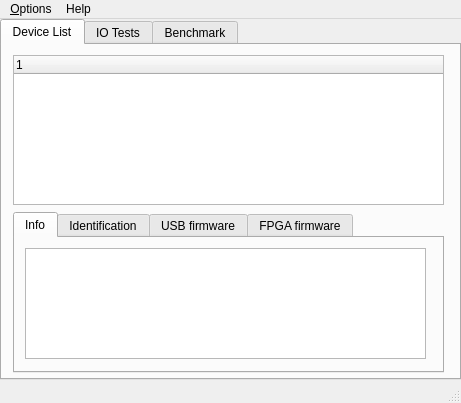
<?xml version="1.0" encoding="UTF-8"?>
<ui version="4.0">
 <class>MainForm</class>
 <widget class="QMainWindow" name="MainForm">
  <property name="geometry">
   <rect>
    <x>0</x>
    <y>0</y>
    <width>461</width>
    <height>403</height>
   </rect>
  </property>
  <property name="minimumSize">
   <size>
    <width>461</width>
    <height>403</height>
   </size>
  </property>
  <property name="maximumSize">
   <size>
    <width>461</width>
    <height>403</height>
   </size>
  </property>
  <property name="windowTitle">
   <string>USB Device Manager</string>
  </property>
  <property name="windowIcon">
   <iconset resource="SiUSBman.qrc">
    <normaloff>:/Icons/resources/silab.ico</normaloff>:/Icons/resources/silab.ico</iconset>
  </property>
  <widget class="QWidget" name="centralwidget">
   <widget class="QWidget" name="gridLayoutWidget">
    <property name="geometry">
     <rect>
      <x>0</x>
      <y>0</y>
      <width>461</width>
      <height>361</height>
     </rect>
    </property>
    <layout class="QGridLayout" name="gridLayout">
     <item row="0" column="0">
      <widget class="QTabWidget" name="tabWidget">
       <property name="minimumSize">
        <size>
         <width>459</width>
         <height>359</height>
        </size>
       </property>
       <property name="baseSize">
        <size>
         <width>391</width>
         <height>361</height>
        </size>
       </property>
       <property name="contextMenuPolicy">
        <enum>Qt::DefaultContextMenu</enum>
       </property>
       <property name="currentIndex">
        <number>0</number>
       </property>
       <widget class="QWidget" name="devlistTab">
        <attribute name="title">
         <string>Device List</string>
        </attribute>
        <widget class="QTreeWidget" name="devListTree">
         <property name="geometry">
          <rect>
           <x>11</x>
           <y>10</y>
           <width>431</width>
           <height>150</height>
          </rect>
         </property>
         <property name="minimumSize">
          <size>
           <width>431</width>
           <height>150</height>
          </size>
         </property>
         <property name="maximumSize">
          <size>
           <width>431</width>
           <height>150</height>
          </size>
         </property>
         <property name="contextMenuPolicy">
          <enum>Qt::DefaultContextMenu</enum>
         </property>
         <column>
          <property name="text">
           <string>1</string>
          </property>
         </column>
        </widget>
        <widget class="QTabWidget" name="deviceTab">
         <property name="enabled">
          <bool>true</bool>
         </property>
         <property name="geometry">
          <rect>
           <x>11</x>
           <y>167</y>
           <width>431</width>
           <height>161</height>
          </rect>
         </property>
         <property name="minimumSize">
          <size>
           <width>431</width>
           <height>161</height>
          </size>
         </property>
         <property name="currentIndex">
          <number>0</number>
         </property>
         <widget class="QWidget" name="infoTab">
          <attribute name="title">
           <string>Info</string>
          </attribute>
          <widget class="QTextBrowser" name="infoWindow">
           <property name="enabled">
            <bool>true</bool>
           </property>
           <property name="geometry">
            <rect>
             <x>10</x>
             <y>10</y>
             <width>401</width>
             <height>111</height>
            </rect>
           </property>
          </widget>
         </widget>
         <widget class="QWidget" name="miscTab">
          <attribute name="title">
           <string>Identification</string>
          </attribute>
          <widget class="QPushButton" name="updateIdBtn">
           <property name="geometry">
            <rect>
             <x>320</x>
             <y>50</y>
             <width>75</width>
             <height>23</height>
            </rect>
           </property>
           <property name="text">
            <string>Update</string>
           </property>
          </widget>
          <widget class="QLabel" name="label_3">
           <property name="geometry">
            <rect>
             <x>81</x>
             <y>76</y>
             <width>27</width>
             <height>20</height>
            </rect>
           </property>
           <property name="text">
            <string>Class</string>
           </property>
          </widget>
          <widget class="QLineEdit" name="IdLineEdit">
           <property name="geometry">
            <rect>
             <x>114</x>
             <y>22</y>
             <width>31</width>
             <height>20</height>
            </rect>
           </property>
          </widget>
          <widget class="QLabel" name="label_2">
           <property name="geometry">
            <rect>
             <x>81</x>
             <y>49</y>
             <width>27</width>
             <height>20</height>
            </rect>
           </property>
           <property name="text">
            <string>Name</string>
           </property>
          </widget>
          <widget class="QLineEdit" name="nameLineEdit">
           <property name="geometry">
            <rect>
             <x>114</x>
             <y>49</y>
             <width>106</width>
             <height>20</height>
            </rect>
           </property>
          </widget>
          <widget class="QLineEdit" name="classLineEdit">
           <property name="geometry">
            <rect>
             <x>114</x>
             <y>76</y>
             <width>31</width>
             <height>20</height>
            </rect>
           </property>
          </widget>
          <widget class="QLabel" name="label">
           <property name="geometry">
            <rect>
             <x>81</x>
             <y>22</y>
             <width>27</width>
             <height>20</height>
            </rect>
           </property>
           <property name="text">
            <string>ID</string>
           </property>
          </widget>
          <widget class="QLabel" name="iconLabel">
           <property name="geometry">
            <rect>
             <x>30</x>
             <y>40</y>
             <width>31</width>
             <height>31</height>
            </rect>
           </property>
           <property name="text">
            <string/>
           </property>
           <property name="pixmap">
            <pixmap resource="SiUSBman.qrc">:/Icons/resources/silab_usb.ico</pixmap>
           </property>
          </widget>
         </widget>
         <widget class="QWidget" name="firmwareTab">
          <attribute name="title">
           <string>USB firmware</string>
          </attribute>
          <widget class="QPushButton" name="loadControllerBtn">
           <property name="geometry">
            <rect>
             <x>334</x>
             <y>20</y>
             <width>81</width>
             <height>24</height>
            </rect>
           </property>
           <property name="text">
            <string>Load Controller</string>
           </property>
          </widget>
          <widget class="QToolButton" name="controlleFileDialogBtn">
           <property name="geometry">
            <rect>
             <x>300</x>
             <y>20</y>
             <width>25</width>
             <height>20</height>
            </rect>
           </property>
           <property name="text">
            <string>...</string>
           </property>
          </widget>
          <widget class="QLineEdit" name="controllerFileLineEdit">
           <property name="geometry">
            <rect>
             <x>10</x>
             <y>20</y>
             <width>291</width>
             <height>20</height>
            </rect>
           </property>
          </widget>
          <widget class="QPushButton" name="flashEEPROMBtn">
           <property name="geometry">
            <rect>
             <x>334</x>
             <y>60</y>
             <width>81</width>
             <height>24</height>
            </rect>
           </property>
           <property name="text">
            <string>Flash EEPROM</string>
           </property>
          </widget>
          <widget class="QLineEdit" name="eepromFileLineEdit">
           <property name="geometry">
            <rect>
             <x>10</x>
             <y>60</y>
             <width>291</width>
             <height>20</height>
            </rect>
           </property>
          </widget>
          <widget class="QToolButton" name="eepromFileDialogBtn">
           <property name="geometry">
            <rect>
             <x>300</x>
             <y>60</y>
             <width>25</width>
             <height>20</height>
            </rect>
           </property>
           <property name="text">
            <string>...</string>
           </property>
          </widget>
          <widget class="QProgressBar" name="flashProgressBar">
           <property name="enabled">
            <bool>true</bool>
           </property>
           <property name="geometry">
            <rect>
             <x>10</x>
             <y>100</y>
             <width>291</width>
             <height>15</height>
            </rect>
           </property>
           <property name="maximum">
            <number>0</number>
           </property>
           <property name="value">
            <number>0</number>
           </property>
           <property name="textVisible">
            <bool>false</bool>
           </property>
          </widget>
         </widget>
         <widget class="QWidget" name="fpgaTab">
          <attribute name="title">
           <string>FPGA firmware</string>
          </attribute>
          <widget class="QToolButton" name="fpgaFileDialogBtn">
           <property name="geometry">
            <rect>
             <x>300</x>
             <y>20</y>
             <width>25</width>
             <height>20</height>
            </rect>
           </property>
           <property name="text">
            <string>...</string>
           </property>
          </widget>
          <widget class="QLineEdit" name="fpgaFileLineEdit">
           <property name="geometry">
            <rect>
             <x>10</x>
             <y>20</y>
             <width>291</width>
             <height>20</height>
            </rect>
           </property>
          </widget>
          <widget class="QPushButton" name="loadFPGAButton">
           <property name="geometry">
            <rect>
             <x>334</x>
             <y>20</y>
             <width>81</width>
             <height>24</height>
            </rect>
           </property>
           <property name="text">
            <string>Load FPGA</string>
           </property>
          </widget>
         </widget>
        </widget>
       </widget>
       <widget class="QWidget" name="testTb">
        <attribute name="title">
         <string>IO Tests</string>
        </attribute>
        <widget class="QWidget" name="gridLayoutWidget_3">
         <property name="geometry">
          <rect>
           <x>60</x>
           <y>40</y>
           <width>341</width>
           <height>192</height>
          </rect>
         </property>
         <layout class="QGridLayout" name="gridLayout_3">
          <item row="3" column="0">
           <widget class="QLineEdit" name="readDataLine">
            <property name="toolTip">
             <string>Data received</string>
            </property>
            <property name="readOnly">
             <bool>true</bool>
            </property>
           </widget>
          </item>
          <item row="3" column="1">
           <widget class="QPushButton" name="readBtn">
            <property name="toolTip">
             <string>Read data</string>
            </property>
            <property name="text">
             <string>Read</string>
            </property>
           </widget>
          </item>
          <item row="2" column="0">
           <widget class="QLineEdit" name="writeDataLine">
            <property name="toolTip">
             <string>Data to send, separate with spaces</string>
            </property>
           </widget>
          </item>
          <item row="2" column="1">
           <widget class="QPushButton" name="writeBtn">
            <property name="toolTip">
             <string>Write data</string>
            </property>
            <property name="text">
             <string>Write</string>
            </property>
           </widget>
          </item>
          <item row="0" column="0">
           <widget class="QComboBox" name="modeComboBox">
            <property name="toolTip">
             <string>Select IO mode</string>
            </property>
            <item>
             <property name="text">
              <string>External</string>
             </property>
            </item>
            <item>
             <property name="text">
              <string>FPGA</string>
             </property>
            </item>
            <item>
             <property name="text">
              <string>Block</string>
             </property>
            </item>
            <item>
             <property name="text">
              <string>I2C</string>
             </property>
            </item>
            <item>
             <property name="text">
              <string>Command</string>
             </property>
            </item>
            <item>
             <property name="text">
              <string>Controller</string>
             </property>
            </item>
            <item>
             <property name="text">
              <string>Interrupt</string>
             </property>
            </item>
            <item>
             <property name="text">
              <string>SPI</string>
             </property>
            </item>
            <item>
             <property name="text">
              <string>UART</string>
             </property>
            </item>
            <item>
             <property name="text">
              <string>EEPROM</string>
             </property>
            </item>
           </widget>
          </item>
          <item row="1" column="0">
           <layout class="QGridLayout" name="gridLayout_2">
            <item row="0" column="0">
             <widget class="QLineEdit" name="addLine">
              <property name="toolTip">
               <string>Address offset (decimal)</string>
              </property>
              <property name="text">
               <string>0</string>
              </property>
             </widget>
            </item>
            <item row="0" column="1">
             <widget class="QLabel" name="label_5">
              <property name="text">
               <string>Address</string>
              </property>
             </widget>
            </item>
            <item row="0" column="2">
             <spacer name="horizontalSpacer">
              <property name="orientation">
               <enum>Qt::Horizontal</enum>
              </property>
              <property name="sizeHint" stdset="0">
               <size>
                <width>40</width>
                <height>20</height>
               </size>
              </property>
             </spacer>
            </item>
            <item row="1" column="0">
             <widget class="QLineEdit" name="sizeLine">
              <property name="toolTip">
               <string>Number of bytes to transfer (16 max.)</string>
              </property>
              <property name="text">
               <string>1</string>
              </property>
             </widget>
            </item>
            <item row="1" column="1">
             <widget class="QLabel" name="label_6">
              <property name="text">
               <string>Size</string>
              </property>
             </widget>
            </item>
            <item row="1" column="2">
             <spacer name="horizontalSpacer_2">
              <property name="orientation">
               <enum>Qt::Horizontal</enum>
              </property>
              <property name="sizeHint" stdset="0">
               <size>
                <width>300</width>
                <height>20</height>
               </size>
              </property>
             </spacer>
            </item>
            <item row="2" column="0">
             <widget class="QCheckBox" name="hexCheckBox">
              <property name="toolTip">
               <string>Select hex display of data values</string>
              </property>
              <property name="text">
               <string>hex</string>
              </property>
             </widget>
            </item>
           </layout>
          </item>
         </layout>
        </widget>
       </widget>
       <widget class="QWidget" name="benchmarkTab">
        <attribute name="title">
         <string>Benchmark</string>
        </attribute>
        <widget class="QPushButton" name="runBtn">
         <property name="geometry">
          <rect>
           <x>350</x>
           <y>300</y>
           <width>75</width>
           <height>23</height>
          </rect>
         </property>
         <property name="text">
          <string>Run</string>
         </property>
        </widget>
        <widget class="QWidget" name="horizontalLayoutWidget">
         <property name="geometry">
          <rect>
           <x>50</x>
           <y>300</y>
           <width>221</width>
           <height>21</height>
          </rect>
         </property>
         <layout class="QHBoxLayout" name="horizontalLayout">
          <item>
           <widget class="QLabel" name="label_7">
            <property name="text">
             <string>Single byte access:</string>
            </property>
           </widget>
          </item>
          <item>
           <widget class="QLabel" name="rateLabel">
            <property name="text">
             <string> kHz</string>
            </property>
           </widget>
          </item>
         </layout>
        </widget>
       </widget>
      </widget>
     </item>
    </layout>
   </widget>
  </widget>
  <widget class="QMenuBar" name="menubar">
   <property name="geometry">
    <rect>
     <x>0</x>
     <y>0</y>
     <width>461</width>
     <height>21</height>
    </rect>
   </property>
   <widget class="QMenu" name="menu_Options">
    <property name="title">
     <string>&amp;Options</string>
    </property>
    <addaction name="actionExpertMode"/>
   </widget>
   <widget class="QMenu" name="menuAbout">
    <property name="title">
     <string>Help</string>
    </property>
    <addaction name="actionAbout"/>
   </widget>
   <addaction name="menu_Options"/>
   <addaction name="menuAbout"/>
  </widget>
  <widget class="QStatusBar" name="statusbar"/>
  <action name="actionExpertMode">
   <property name="checkable">
    <bool>true</bool>
   </property>
   <property name="checked">
    <bool>false</bool>
   </property>
   <property name="text">
    <string>&amp;Expert mode</string>
   </property>
  </action>
  <action name="actionAbout">
   <property name="icon">
    <iconset>
     <normaloff>:/Icons/silab.ico</normaloff>:/Icons/silab.ico</iconset>
   </property>
   <property name="text">
    <string>&amp;About</string>
   </property>
  </action>
 </widget>
 <resources>
  <include location="SiUSBman.qrc"/>
 </resources>
 <connections>
  <connection>
   <sender>updateIdBtn</sender>
   <signal>clicked()</signal>
   <receiver>MainForm</receiver>
   <slot>updateDeviceId()</slot>
   <hints>
    <hint type="sourcelabel">
     <x>367</x>
     <y>293</y>
    </hint>
    <hint type="destinationlabel">
     <x>373</x>
     <y>424</y>
    </hint>
   </hints>
  </connection>
  <connection>
   <sender>controlleFileDialogBtn</sender>
   <signal>clicked()</signal>
   <receiver>MainForm</receiver>
   <slot>openControllerDialog()</slot>
   <hints>
    <hint type="sourcelabel">
     <x>364</x>
     <y>343</y>
    </hint>
    <hint type="destinationlabel">
     <x>334</x>
     <y>414</y>
    </hint>
   </hints>
  </connection>
  <connection>
   <sender>eepromFileDialogBtn</sender>
   <signal>clicked()</signal>
   <receiver>MainForm</receiver>
   <slot>openEEPROMDialog()</slot>
   <hints>
    <hint type="sourcelabel">
     <x>364</x>
     <y>383</y>
    </hint>
    <hint type="destinationlabel">
     <x>322</x>
     <y>435</y>
    </hint>
   </hints>
  </connection>
  <connection>
   <sender>loadControllerBtn</sender>
   <signal>clicked()</signal>
   <receiver>MainForm</receiver>
   <slot>loadController()</slot>
   <hints>
    <hint type="sourcelabel">
     <x>398</x>
     <y>343</y>
    </hint>
    <hint type="destinationlabel">
     <x>385</x>
     <y>441</y>
    </hint>
   </hints>
  </connection>
  <connection>
   <sender>flashEEPROMBtn</sender>
   <signal>clicked()</signal>
   <receiver>MainForm</receiver>
   <slot>flashEEPROM()</slot>
   <hints>
    <hint type="sourcelabel">
     <x>398</x>
     <y>383</y>
    </hint>
    <hint type="destinationlabel">
     <x>407</x>
     <y>494</y>
    </hint>
   </hints>
  </connection>
  <connection>
   <sender>fpgaFileDialogBtn</sender>
   <signal>clicked()</signal>
   <receiver>MainForm</receiver>
   <slot>openFPGADialog()</slot>
   <hints>
    <hint type="sourcelabel">
     <x>386</x>
     <y>372</y>
    </hint>
    <hint type="destinationlabel">
     <x>416</x>
     <y>560</y>
    </hint>
   </hints>
  </connection>
  <connection>
   <sender>loadFPGAButton</sender>
   <signal>clicked()</signal>
   <receiver>MainForm</receiver>
   <slot>loadFPGA()</slot>
   <hints>
    <hint type="sourcelabel">
     <x>420</x>
     <y>372</y>
    </hint>
    <hint type="destinationlabel">
     <x>395</x>
     <y>514</y>
    </hint>
   </hints>
  </connection>
  <connection>
   <sender>devListTree</sender>
   <signal>itemClicked(QTreeWidgetItem*,int)</signal>
   <receiver>MainForm</receiver>
   <slot>listItemClicked(QTreeWidgetItem*,int)</slot>
   <hints>
    <hint type="sourcelabel">
     <x>206</x>
     <y>140</y>
    </hint>
    <hint type="destinationlabel">
     <x>524</x>
     <y>153</y>
    </hint>
   </hints>
  </connection>
  <connection>
   <sender>writeBtn</sender>
   <signal>clicked()</signal>
   <receiver>MainForm</receiver>
   <slot>writeClicked()</slot>
   <hints>
    <hint type="sourcelabel">
     <x>276</x>
     <y>289</y>
    </hint>
    <hint type="destinationlabel">
     <x>505</x>
     <y>225</y>
    </hint>
   </hints>
  </connection>
  <connection>
   <sender>readBtn</sender>
   <signal>clicked()</signal>
   <receiver>MainForm</receiver>
   <slot>readClicked()</slot>
   <hints>
    <hint type="sourcelabel">
     <x>276</x>
     <y>289</y>
    </hint>
    <hint type="destinationlabel">
     <x>484</x>
     <y>256</y>
    </hint>
   </hints>
  </connection>
  <connection>
   <sender>modeComboBox</sender>
   <signal>activated(QString)</signal>
   <receiver>MainForm</receiver>
   <slot>selectMode(QString)</slot>
   <hints>
    <hint type="sourcelabel">
     <x>200</x>
     <y>260</y>
    </hint>
    <hint type="destinationlabel">
     <x>480</x>
     <y>146</y>
    </hint>
   </hints>
  </connection>
  <connection>
   <sender>runBtn</sender>
   <signal>clicked()</signal>
   <receiver>MainForm</receiver>
   <slot>runBenchmark()</slot>
   <hints>
    <hint type="sourcelabel">
     <x>489</x>
     <y>549</y>
    </hint>
    <hint type="destinationlabel">
     <x>524</x>
     <y>347</y>
    </hint>
   </hints>
  </connection>
 </connections>
 <slots>
  <slot>updateDeviceId()</slot>
  <slot>openControllerDialog()</slot>
  <slot>openEEPROMDialog()</slot>
  <slot>loadController()</slot>
  <slot>flashEEPROM()</slot>
  <slot>openFPGADialog()</slot>
  <slot>loadFPGA()</slot>
  <slot>listItemClicked(QTreeWidgetItem*,int)</slot>
  <slot>writeClicked()</slot>
  <slot>readClicked()</slot>
  <slot>selectMode(QString)</slot>
  <slot>runBenchmark()</slot>
 </slots>
</ui>
